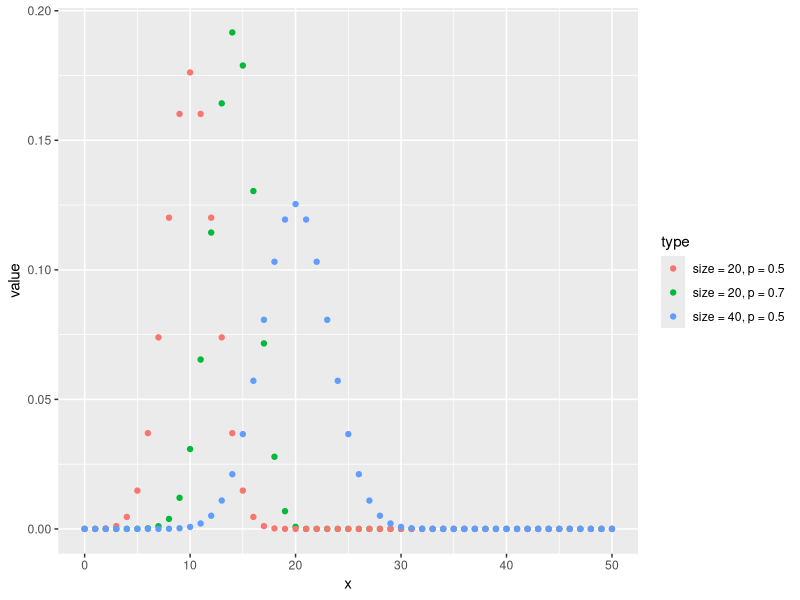
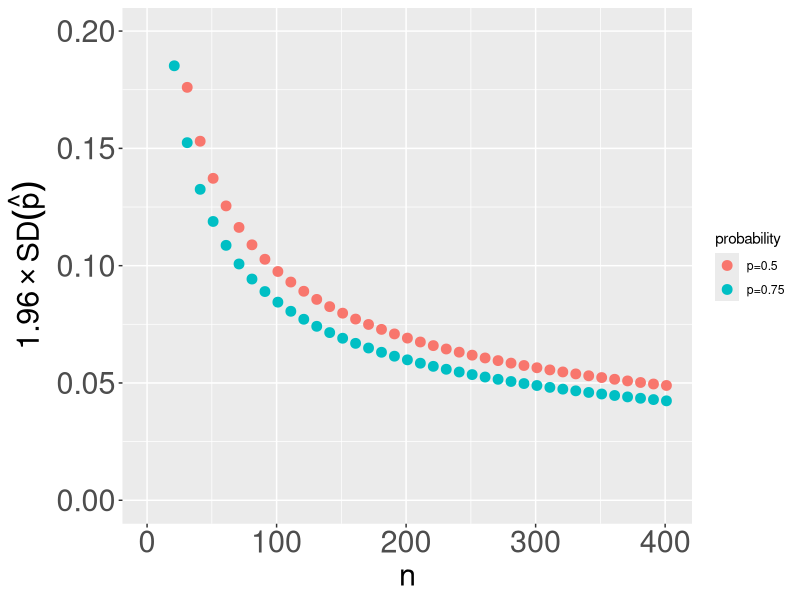
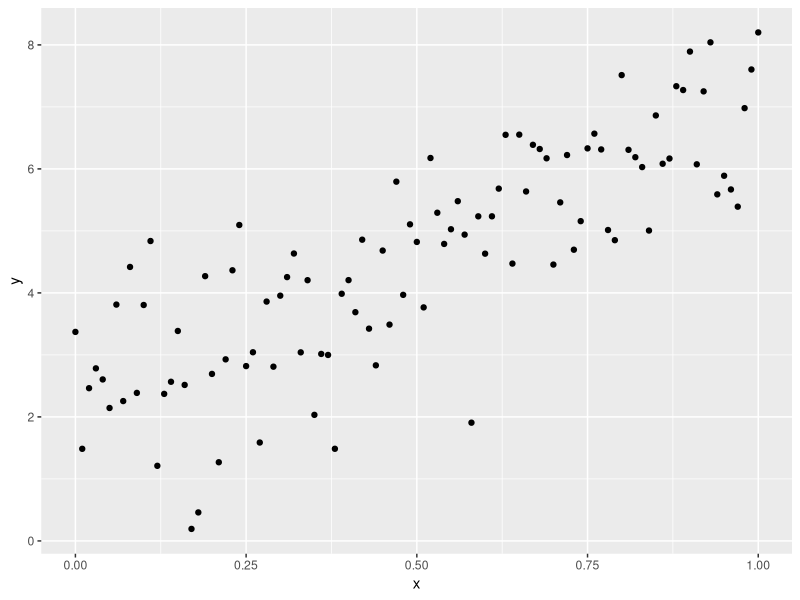
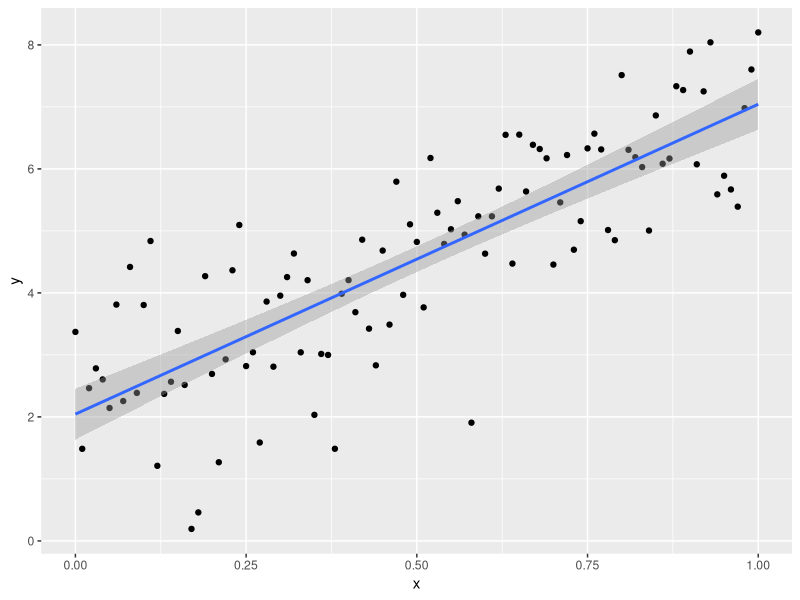
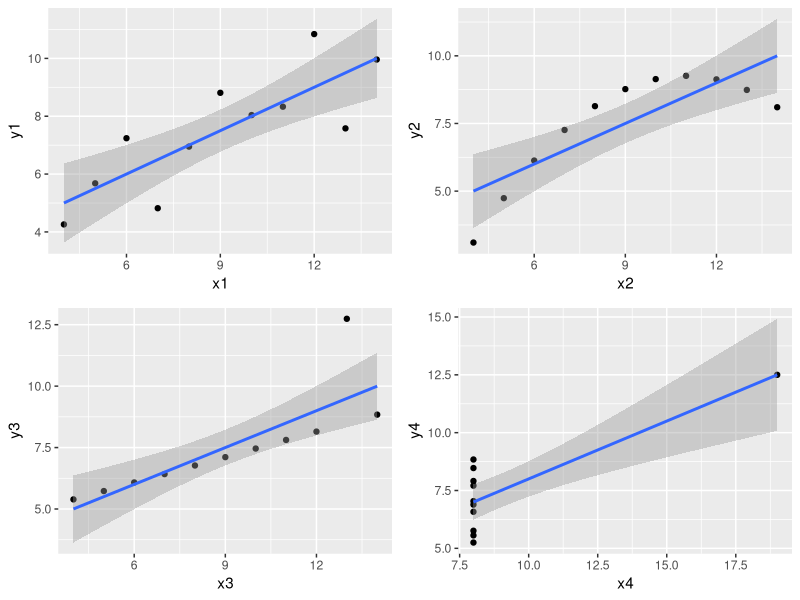

The R script that drew these images, in order: (Note: this script raises an error after producing the figures.)
## ---- chunk 1
library( ggplot2 )
x <- seq(0,50)
y1 <- dbinom(x , size = 20 ,prob = 0.7 )
y2 <- dbinom(x , size = 20 ,prob = 0.5 )
y3 <- dbinom(x , size = 40 ,prob = 0.5 )
df1 <- as.data.frame( y1 ) #turn vector into dataframe
colnames(df1) = 'value' #change column names
df2 <- as.data.frame( y2 ) #turn vector into dataframe
colnames(df2) = 'value' #change column names
df3 <- as.data.frame( y3 ) #turn vector into dataframe
colnames(df3) = 'value' #change column names
df1$type <- 'size = 20, p = 0.7' #create a new column called 'type'
df2$type <- 'size = 20, p = 0.5' #create a new column called 'type'
df3$type <- 'size = 40, p = 0.5' #create a new column called 'type'
df <- rbind(df1,df2,df3) #build dataframe from these data
df$x <- x
p <- ggplot( df , aes( x = x , y = value, color = type))
p + geom_point() + scale_fill_discrete()
## ---- chunk 2
p1 <- 0.5
p2 <- 0.75
x <- seq(1,401 , by = 10)
y1 <- 1.96*sqrt(p1*(1-p1))/sqrt(x)
y2 <- 1.96*sqrt(p2*(1-p2))/sqrt(x)
df1 <- as.data.frame(cbind( x ,y1  ))
colnames( df1 ) <- c( 'n' , 'SD')
df1$probability <- "p=0.5"
df2 <- as.data.frame(cbind( x ,y2  ))
colnames( df2 ) <- c( 'n' , 'SD')
df2$probability <- "p=0.75"
df <- rbind(df1 , df2)
pl <- ggplot( df , aes( x = n , y = SD , group = probability , colour = probability ))
ylabl <- expression(1.96%*%SD(hat(p)))
pl + geom_point(size = 3 , alpha = 1) + 
  scale_y_continuous(limits = c(0,0.2) , breaks=seq(0, 0.2, 0.05)) +
  ylab(ylabl) +
  theme(axis.title=element_text(size=22) ,
        axis.text=element_text(size=22))
## ---- chunk 3
set.seed(42)
m <- 5
b <- 2
x <- seq( 0 , 1 , by = 0.01)
err <- rnorm( length(x) ) #normally distributed error
y <- m*x + b + err
df <- as.data.frame( cbind( x , y ))
p <- ggplot( df , aes( x , y ))
p + geom_point()
#p + geom_point() + stat_smooth( method = "lm" )
## ---- chunk 4
p + geom_point() + stat_smooth( method = "lm" )
## ---- chunk 5
require(gridExtra)
attach( anscombe )
data <-  anscombe
###########
#in which we check it all out:
###########
#layout(matrix(c(1,2,3,4),2,2)) # optional 4 graphs/page 
###########
#do it 1
###########
m1 <- glm( y1~x1 , data = data , family = gaussian )

plot1 <- qplot( x1 , y1 , data = anscombe ) +
  stat_smooth( method = 'glm' , family = gaussian )
###########
#do it 2
###########
m2 <- glm( y2~x2 , data = data , family = gaussian )
plot2 <- qplot( x2 , y2 , data = anscombe ) +
  stat_smooth( method = 'glm' , family = gaussian )
###########
#do it 3
###########
m3 <- glm( y3~x3 , data = data , family = gaussian )

plot3 <- qplot( x3 , y3 , data = anscombe ) +
  stat_smooth( method = 'glm' , family = gaussian )
###########
#do it 4
###########
m4 <- glm( y4~x4 , data = data , family = gaussian )
plot4 <- qplot( x4 , y4 , data = anscombe ) +
  stat_smooth( method = 'glm' , family = gaussian )
grid.arrange(plot1, plot2, plot3, plot4 , ncol=2)
## ---- chunk 6
res1 <-ggplot( m1 , aes( .fitted , .resid)) +
  geom_hline( yinctercept = 0 ) +
  geom_point() +
  geom_smooth( se = F)
###res1
res1 <-ggplot( m1 , aes( .fitted , .resid)) +
  geom_hline( yinctercept = 0 ) +
  geom_point() +
  geom_smooth( se = F)
###res2
res2 <-ggplot( m2 , aes( .fitted , .resid)) +
  geom_hline( yinctercept = 0 ) +
  geom_point() +
  geom_smooth( se = F)
###res3
res3 <-ggplot( m3 , aes( .fitted , .resid)) +
  geom_hline( yinctercept = 0 ) +
  geom_point() +
  geom_smooth( se = F)
###res4
res4 <-ggplot( m4 , aes( .fitted , .resid)) +
  geom_hline( yinctercept = 0 ) +
  geom_point() +
  geom_smooth( se = F)
grid.arrange(res1, res2, res3, res4 , ncol=2)
## ---- chunk 7
library( boot )
bs <- function(formula, data, indices) {
  d <- data[indices,] # allows boot to select sample 
  fit <- lm(formula, data=d)
  return(coef(fit)) 
} 
results <- boot(data=df, statistic=bs, 
                R=1000, formula=y~x)
print(results)
## ---- chunk 8
set.seed(100)
n <- 0.55
x <- seq( 0 , 200 , by = 2)
err <- rnorm( length(x) ) #normally distributed error
y <- x**n + err
df1 <- as.data.frame( cbind( x , y ))
p <- ggplot( df1 , aes( x , y ))
p + geom_point()
#p + geom_point() + stat_smooth( method = "lm" )
## ---- chunk 9
# some starting values
n1 <- 10
# do the fit
fit = nls(y ~ x**n, start=list(n = n1) , control = list(maxiter = 500))
# summarise
summary(fit)
